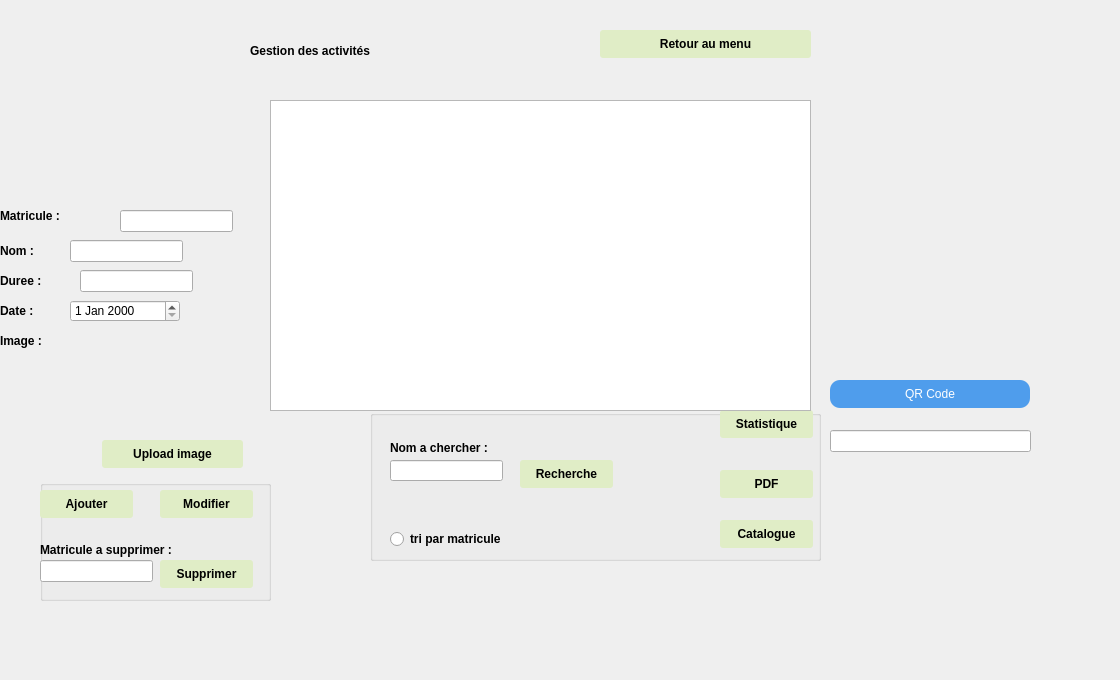
    <widget class="QWidget" name="page_4">
     <widget class="QLabel" name="label_28">
      <property name="geometry">
       <rect>
        <x>0</x>
        <y>10</y>
        <width>1111</width>
        <height>661</height>
       </rect>
      </property>
      <property name="text">
       <string/>
      </property>
      <property name="pixmap">
       <pixmap>../2A/2sem/projet qt/back.png</pixmap>
      </property>
      <property name="scaledContents">
       <bool>true</bool>
      </property>
     </widget>
     <widget class="QLabel" name="label_29">
      <property name="geometry">
       <rect>
        <x>250</x>
        <y>30</y>
        <width>281</width>
        <height>41</height>
       </rect>
      </property>
      <property name="styleSheet">
       <string notr="true">font: 20pt &quot;Script MT Bold&quot;;
	font-weight: bold;</string>
      </property>
      <property name="text">
       <string>Gestion des activités</string>
      </property>
     </widget>
     <widget class="QLabel" name="label_30">
      <property name="geometry">
       <rect>
        <x>0</x>
        <y>200</y>
        <width>111</width>
        <height>31</height>
       </rect>
      </property>
      <property name="styleSheet">
       <string notr="true">font: 15pt &quot;Script MT Bold&quot;;
	font-weight: bold;</string>
      </property>
      <property name="text">
       <string>Matricule :</string>
      </property>
     </widget>
     <widget class="QLabel" name="label_31">
      <property name="geometry">
       <rect>
        <x>0</x>
        <y>300</y>
        <width>161</width>
        <height>21</height>
       </rect>
      </property>
      <property name="styleSheet">
       <string notr="true">font: 15pt &quot;Script MT Bold&quot;;
	font-weight: bold;</string>
      </property>
      <property name="text">
       <string>Date :</string>
      </property>
     </widget>
     <widget class="QLabel" name="label_32">
      <property name="geometry">
       <rect>
        <x>0</x>
        <y>240</y>
        <width>81</width>
        <height>21</height>
       </rect>
      </property>
      <property name="styleSheet">
       <string notr="true">font: 15pt &quot;Script MT Bold&quot;;
	font-weight: bold;</string>
      </property>
      <property name="text">
       <string>Nom :</string>
      </property>
     </widget>
     <widget class="QLabel" name="label_33">
      <property name="geometry">
       <rect>
        <x>0</x>
        <y>270</y>
        <width>81</width>
        <height>21</height>
       </rect>
      </property>
      <property name="styleSheet">
       <string notr="true">font: 15pt &quot;Script MT Bold&quot;;
	font-weight: bold;</string>
      </property>
      <property name="text">
       <string>Duree :</string>
      </property>
     </widget>
     <widget class="QLineEdit" name="lineEdit_15">
      <property name="geometry">
       <rect>
        <x>120</x>
        <y>210</y>
        <width>113</width>
        <height>22</height>
       </rect>
      </property>
     </widget>
     <widget class="QLineEdit" name="lineEdit_16">
      <property name="geometry">
       <rect>
        <x>70</x>
        <y>240</y>
        <width>113</width>
        <height>22</height>
       </rect>
      </property>
     </widget>
     <widget class="QLineEdit" name="lineEdit_17">
      <property name="geometry">
       <rect>
        <x>80</x>
        <y>270</y>
        <width>113</width>
        <height>22</height>
       </rect>
      </property>
     </widget>
     <widget class="QGroupBox" name="groupBox_6">
      <property name="geometry">
       <rect>
        <x>40</x>
        <y>480</y>
        <width>231</width>
        <height>121</height>
       </rect>
      </property>
      <property name="title">
       <string/>
      </property>
      <widget class="QPushButton" name="ajouter_as">
       <property name="geometry">
        <rect>
         <x>0</x>
         <y>10</y>
         <width>93</width>
         <height>28</height>
        </rect>
       </property>
       <property name="styleSheet">
        <string notr="true">QPushButton

{
	background-color: #e0edc6;
	color:rgb(0, 0, 0);
	font: 10pt &quot;Script MT Bold&quot;;
	font-weight: bold;
	border: none;
	border-radius: 3px;
	padding: 5px;

}</string>
       </property>
       <property name="text">
        <string>Ajouter</string>
       </property>
      </widget>
      <widget class="QPushButton" name="modifierA">
       <property name="geometry">
        <rect>
         <x>120</x>
         <y>10</y>
         <width>93</width>
         <height>28</height>
        </rect>
       </property>
       <property name="styleSheet">
        <string notr="true">QPushButton

{
	background-color: #e0edc6;
	color:rgb(0, 0, 0);
	font: 10pt &quot;Script MT Bold&quot;;
	font-weight: bold;
	border: none;
	border-radius: 3px;
	padding: 5px;

}</string>
       </property>
       <property name="text">
        <string>Modifier</string>
       </property>
      </widget>
      <widget class="QPushButton" name="supprimerA">
       <property name="geometry">
        <rect>
         <x>120</x>
         <y>80</y>
         <width>93</width>
         <height>28</height>
        </rect>
       </property>
       <property name="styleSheet">
        <string notr="true">QPushButton

{
	background-color: #e0edc6;
	color:rgb(0, 0, 0);
	font: 10pt &quot;Script MT Bold&quot;;
	font-weight: bold;
	border: none;
	border-radius: 3px;
	padding: 5px;

}</string>
       </property>
       <property name="text">
        <string>Supprimer</string>
       </property>
      </widget>
      <widget class="QLineEdit" name="lineEdit_14">
       <property name="geometry">
        <rect>
         <x>0</x>
         <y>80</y>
         <width>113</width>
         <height>22</height>
        </rect>
       </property>
      </widget>
      <widget class="QLabel" name="label_35">
       <property name="geometry">
        <rect>
         <x>0</x>
         <y>60</y>
         <width>141</width>
         <height>20</height>
        </rect>
       </property>
       <property name="styleSheet">
        <string notr="true">font: 9pt &quot;Script MT Bold&quot;;
	font-weight: bold;</string>
       </property>
       <property name="text">
        <string>Matricule a supprimer :</string>
       </property>
      </widget>
     </widget>
     <widget class="QGroupBox" name="groupBox_7">
      <property name="geometry">
       <rect>
        <x>370</x>
        <y>410</y>
        <width>451</width>
        <height>151</height>
       </rect>
      </property>
      <property name="title">
       <string/>
      </property>
      <widget class="QPushButton" name="pushButton_22">
       <property name="geometry">
        <rect>
         <x>350</x>
         <y>0</y>
         <width>93</width>
         <height>28</height>
        </rect>
       </property>
       <property name="styleSheet">
        <string notr="true">QPushButton

{
	background-color: #e0edc6;
	color:rgb(0, 0, 0);
	font: 10pt &quot;Script MT Bold&quot;;
	font-weight: bold;
	border: none;
	border-radius: 3px;
	padding: 5px;

}</string>
       </property>
       <property name="text">
        <string>Statistique</string>
       </property>
      </widget>
      <widget class="QPushButton" name="pushButton_23">
       <property name="geometry">
        <rect>
         <x>350</x>
         <y>60</y>
         <width>93</width>
         <height>28</height>
        </rect>
       </property>
       <property name="styleSheet">
        <string notr="true">QPushButton

{
	background-color: #e0edc6;
	color:rgb(0, 0, 0);
	font: 10pt &quot;Script MT Bold&quot;;
	font-weight: bold;
	border: none;
	border-radius: 3px;
	padding: 5px;

}</string>
       </property>
       <property name="text">
        <string>PDF</string>
       </property>
      </widget>
      <widget class="QPushButton" name="pushButton_24">
       <property name="geometry">
        <rect>
         <x>150</x>
         <y>50</y>
         <width>93</width>
         <height>28</height>
        </rect>
       </property>
       <property name="styleSheet">
        <string notr="true">QPushButton

{
	background-color: #e0edc6;
	color:rgb(0, 0, 0);
	font: 10pt &quot;Script MT Bold&quot;;
	font-weight: bold;
	border: none;
	border-radius: 3px;
	padding: 5px;

}</string>
       </property>
       <property name="text">
        <string>Recherche</string>
       </property>
      </widget>
      <widget class="QPushButton" name="pushButton_25">
       <property name="geometry">
        <rect>
         <x>350</x>
         <y>110</y>
         <width>93</width>
         <height>28</height>
        </rect>
       </property>
       <property name="styleSheet">
        <string notr="true">QPushButton

{
	background-color: #e0edc6;
	color:rgb(0, 0, 0);
	font: 10pt &quot;Script MT Bold&quot;;
	font-weight: bold;
	border: none;
	border-radius: 3px;
	padding: 5px;

}</string>
       </property>
       <property name="text">
        <string>Catalogue</string>
       </property>
      </widget>
      <widget class="QLineEdit" name="lineEdit_9">
       <property name="geometry">
        <rect>
         <x>20</x>
         <y>50</y>
         <width>113</width>
         <height>21</height>
        </rect>
       </property>
      </widget>
      <widget class="QRadioButton" name="radioButton_5">
       <property name="geometry">
        <rect>
         <x>20</x>
         <y>120</y>
         <width>131</width>
         <height>18</height>
        </rect>
       </property>
       <property name="styleSheet">
        <string notr="true">font: 10pt &quot;Script MT Bold&quot;;
	font-weight: bold;</string>
       </property>
       <property name="text">
        <string>tri par matricule</string>
       </property>
      </widget>
      <widget class="QLabel" name="label_36">
       <property name="geometry">
        <rect>
         <x>20</x>
         <y>30</y>
         <width>111</width>
         <height>16</height>
        </rect>
       </property>
       <property name="styleSheet">
        <string notr="true">font: 9pt &quot;Script MT Bold&quot;;
	font-weight: bold;</string>
       </property>
       <property name="text">
        <string>Nom a chercher :</string>
       </property>
      </widget>
     </widget>
     <widget class="QDateEdit" name="dateEdit_2">
      <property name="geometry">
       <rect>
        <x>70</x>
        <y>300</y>
        <width>110</width>
        <height>22</height>
       </rect>
      </property>
     </widget>
     <widget class="QPushButton" name="pushButton_19">
      <property name="geometry">
       <rect>
        <x>600</x>
        <y>30</y>
        <width>211</width>
        <height>28</height>
       </rect>
      </property>
      <property name="styleSheet">
       <string notr="true">QPushButton

{
	background-color: #e0edc6;
	color:rgb(0, 0, 0);
	font: 10pt &quot;Script MT Bold&quot;;
	font-weight: bold;
	border: none;
	border-radius: 3px;
	padding: 5px;

}</string>
      </property>
      <property name="text">
       <string>Retour au menu</string>
      </property>
     </widget>
     <widget class="QTableView" name="tableView_2">
      <property name="geometry">
       <rect>
        <x>270</x>
        <y>100</y>
        <width>541</width>
        <height>311</height>
       </rect>
      </property>
     </widget>
     <widget class="QLabel" name="label_34">
      <property name="geometry">
       <rect>
        <x>6</x>
        <y>13</y>
        <width>811</width>
        <height>551</height>
       </rect>
      </property>
      <property name="text">
       <string/>
      </property>
      <property name="pixmap">
       <pixmap>../../Downloads/back (1).png</pixmap>
      </property>
     </widget>
     <widget class="QLabel" name="imageLabel">
      <property name="geometry">
       <rect>
        <x>90</x>
        <y>330</y>
        <width>171</width>
        <height>101</height>
       </rect>
      </property>
      <property name="text">
       <string/>
      </property>
     </widget>
     <widget class="QLabel" name="label_38">
      <property name="geometry">
       <rect>
        <x>0</x>
        <y>330</y>
        <width>161</width>
        <height>21</height>
       </rect>
      </property>
      <property name="styleSheet">
       <string notr="true">font: 15pt &quot;Script MT Bold&quot;;
	font-weight: bold;</string>
      </property>
      <property name="text">
       <string>Image :</string>
      </property>
     </widget>
     <widget class="QPushButton" name="selectImageButton">
      <property name="geometry">
       <rect>
        <x>102</x>
        <y>440</y>
        <width>141</width>
        <height>28</height>
       </rect>
      </property>
      <property name="styleSheet">
       <string notr="true">QPushButton

{
	background-color: #e0edc6;
	color:rgb(0, 0, 0);
	font: 10pt &quot;Script MT Bold&quot;;
	font-weight: bold;
	border: none;
	border-radius: 3px;
	padding: 5px;

}</string>
      </property>
      <property name="text">
       <string>Upload image</string>
      </property>
     </widget>
     <widget class="QLabel" name="qrcodecommande">
      <property name="enabled">
       <bool>true</bool>
      </property>
      <property name="geometry">
       <rect>
        <x>830</x>
        <y>150</y>
        <width>200</width>
        <height>200</height>
       </rect>
      </property>
      <property name="sizePolicy">
       <sizepolicy hsizetype="Fixed" vsizetype="Fixed">
        <horstretch>0</horstretch>
        <verstretch>0</verstretch>
       </sizepolicy>
      </property>
      <property name="minimumSize">
       <size>
        <width>200</width>
        <height>200</height>
       </size>
      </property>
      <property name="maximumSize">
       <size>
        <width>200</width>
        <height>200</height>
       </size>
      </property>
      <property name="text">
       <string/>
      </property>
     </widget>
     <widget class="QLineEdit" name="lineEdit_qrcode">
      <property name="geometry">
       <rect>
        <x>830</x>
        <y>430</y>
        <width>201</width>
        <height>22</height>
       </rect>
      </property>
      <property name="styleSheet">
       <string notr="true">QLineEdit{
    background-color: white;
    box-shadow: 2px 0.5px 5px 1px inset black;
    border-radius: 5px;
    width: 70%;
    padding-right: 10px;
    padding-left: 10px;
    text-align: left;
    color: #000;
    font-size:inherit;
    font-family: Arial, Helvetica, sans-serif;  
    font-weight:normal;
    font-variant:normal;
}
QLineEdit::hover{  color: black ;
background-color:orange;}
QLineEdit::focus{  color: black ;
backgroun</string>
      </property>
     </widget>
     <widget class="QPushButton" name="qrcodegen">
      <property name="geometry">
       <rect>
        <x>830</x>
        <y>380</y>
        <width>200</width>
        <height>28</height>
       </rect>
      </property>
      <property name="styleSheet">
       <string notr="true">color: rgb(255, 255, 255);
background-color:  QLinearGradient(x1: 0, y1: 0, x2: 0, y2: 1, stop: 0#4f9dec, stop: 1 #4f9dec);
 border-radius: 10;</string>
      </property>
      <property name="text">
       <string>QR Code</string>
      </property>
     </widget>
     <zorder>label_34</zorder>
     <zorder>label_28</zorder>
     <zorder>label_29</zorder>
     <zorder>label_30</zorder>
     <zorder>label_31</zorder>
     <zorder>label_32</zorder>
     <zorder>label_33</zorder>
     <zorder>lineEdit_15</zorder>
     <zorder>lineEdit_16</zorder>
     <zorder>lineEdit_17</zorder>
     <zorder>groupBox_6</zorder>
     <zorder>groupBox_7</zorder>
     <zorder>dateEdit_2</zorder>
     <zorder>pushButton_19</zorder>
     <zorder>tableView_2</zorder>
     <zorder>imageLabel</zorder>
     <zorder>label_38</zorder>
     <zorder>selectImageButton</zorder>
     <zorder>qrcodecommande</zorder>
     <zorder>lineEdit_qrcode</zorder>
     <zorder>qrcodegen</zorder>
    </widget>
